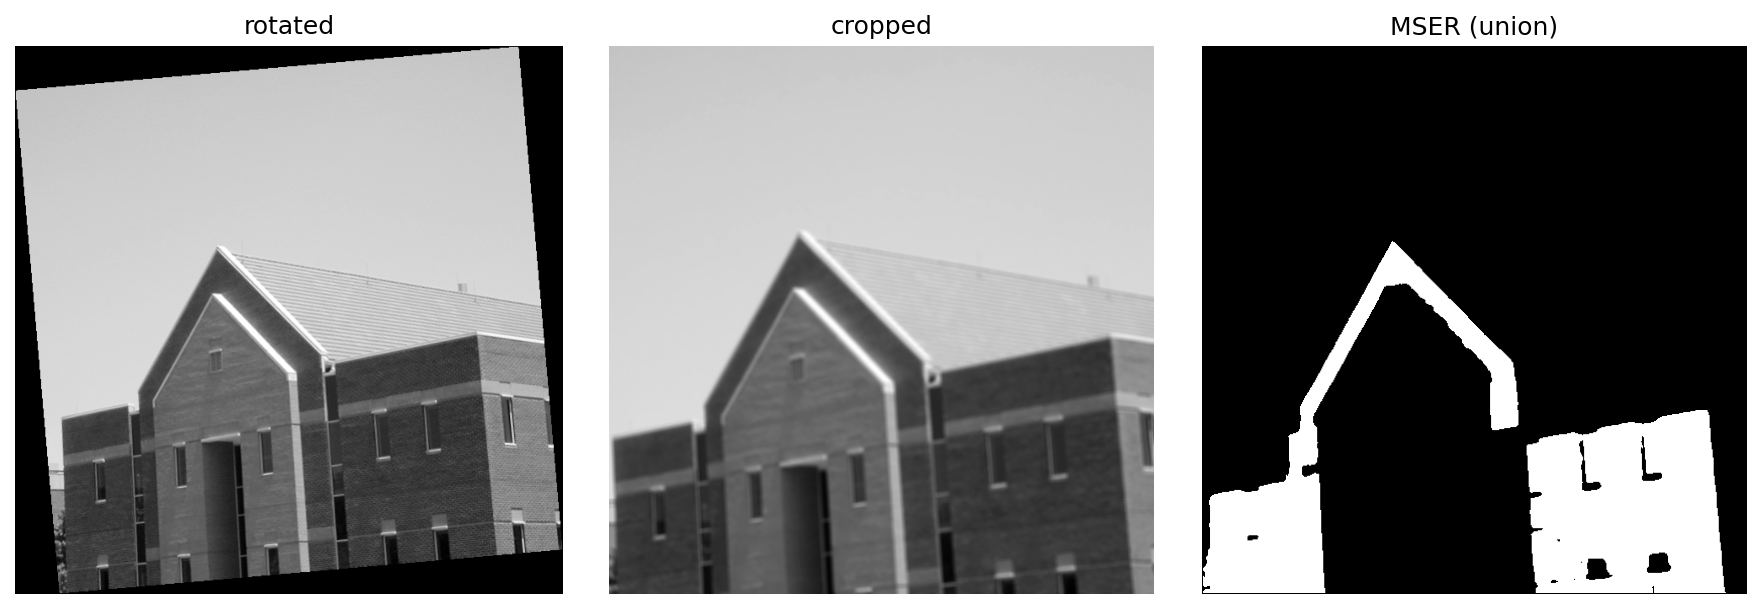

This figure's Python source:
"""Figure 12.54 - MSER of rotated building."""

from __future__ import annotations

import os
import numpy as np
import matplotlib.pyplot as plt
from scipy import ndimage
import imageio.v2 as iio

from General.detectMSERFeatures import detectMSERFeatures
from libDIPUM.data_path import dip_data


def _to_gray(a: np.ndarray) -> np.ndarray:
    arr = np.asarray(a)
    if arr.ndim == 2:
        return arr
    if arr.ndim == 3:
        if arr.shape[2] == 1:
            return arr[..., 0]
        return (0.2989 * arr[..., 0] + 0.5870 * arr[..., 1] + 0.1140 * arr[..., 2]).astype(arr.dtype)
    raise ValueError("Input image must be 2-D grayscale or 3-D color")


def _to_uint8_graylevels(a: np.ndarray) -> np.ndarray:
    arr = np.asarray(a)
    if arr.dtype == np.uint8:
        return arr
    out = arr.astype(np.float64)
    if out.size == 0:
        return np.zeros_like(out, dtype=np.uint8)
    if np.max(out) <= 1.0:
        out = out * 255.0
    return np.uint8(np.clip(np.round(out), 0.0, 255.0))


def _linear_idx_to_mask(pixel_idx_1based: np.ndarray, shape_hw: tuple[int, int]) -> np.ndarray:
    """Convert MATLAB 1-based column-major linear indices to uint8 mask."""
    H, W = shape_hw
    out = np.zeros((H, W), dtype=np.uint8)
    idx0 = np.asarray(pixel_idx_1based, dtype=np.int64).ravel() - 1
    idx0 = idx0[(idx0 >= 0) & (idx0 < H * W)]
    if idx0.size == 0:
        return out
    rr, cc = np.unravel_index(idx0, (H, W), order="F")
    out[rr, cc] = 255
    return out


print("Running Figure1254 (MSER of rotated building)...")

# Data
img_path = dip_data('building-600by600.tif')
I = _to_gray(iio.imread(img_path))
Ir = ndimage.rotate(I, 5.0, reshape=True, order=1, mode="constant", cval=0.0)

# Crop (MATLAB: Ir(55:596,53:591))
Irc = Ir[54:596, 52:591]

# Kernel
w = np.ones((5, 5), dtype=np.float64)
w = w / np.sum(w)

# Filtering
Ircs = ndimage.convolve(Irc, w, mode="nearest")
Ircs_u8 = _to_uint8_graylevels(Ircs)

# MSER
R, RCC = detectMSERFeatures(
    Ircs_u8,
    "ThresholdDelta",
    0.4,
    "RegionAreaRange",
    [10000, 30000],
)

# Display all the images.
CC = RCC["PixelIdxList"]
NCC = len(CC)
Iunion = np.zeros_like(Ircs_u8, dtype=np.uint8)
for K in range(NCC):
    Idisp = _linear_idx_to_mask(CC[K], Ircs_u8.shape)
    Iunion = np.bitwise_or(Iunion, Idisp)

# Display
fig, axs = plt.subplots(1, 3, figsize=(12, 4))
axs[0].imshow(Ir, cmap="gray")
axs[0].set_title("rotated")
axs[0].axis("off")

axs[1].imshow(Ircs_u8, cmap="gray")
axs[1].set_title("cropped")
axs[1].axis("off")

axs[2].imshow(Iunion, cmap="gray")
axs[2].set_title("MSER (union)")
axs[2].axis("off")

fig.tight_layout()
out_path = os.path.join(os.path.dirname(__file__), "Figure1254.png")
fig.savefig(out_path, dpi=150, bbox_inches="tight")
print(f"Detected regions: {R.Count}")
print(f"Saved {out_path}")
plt.show()
